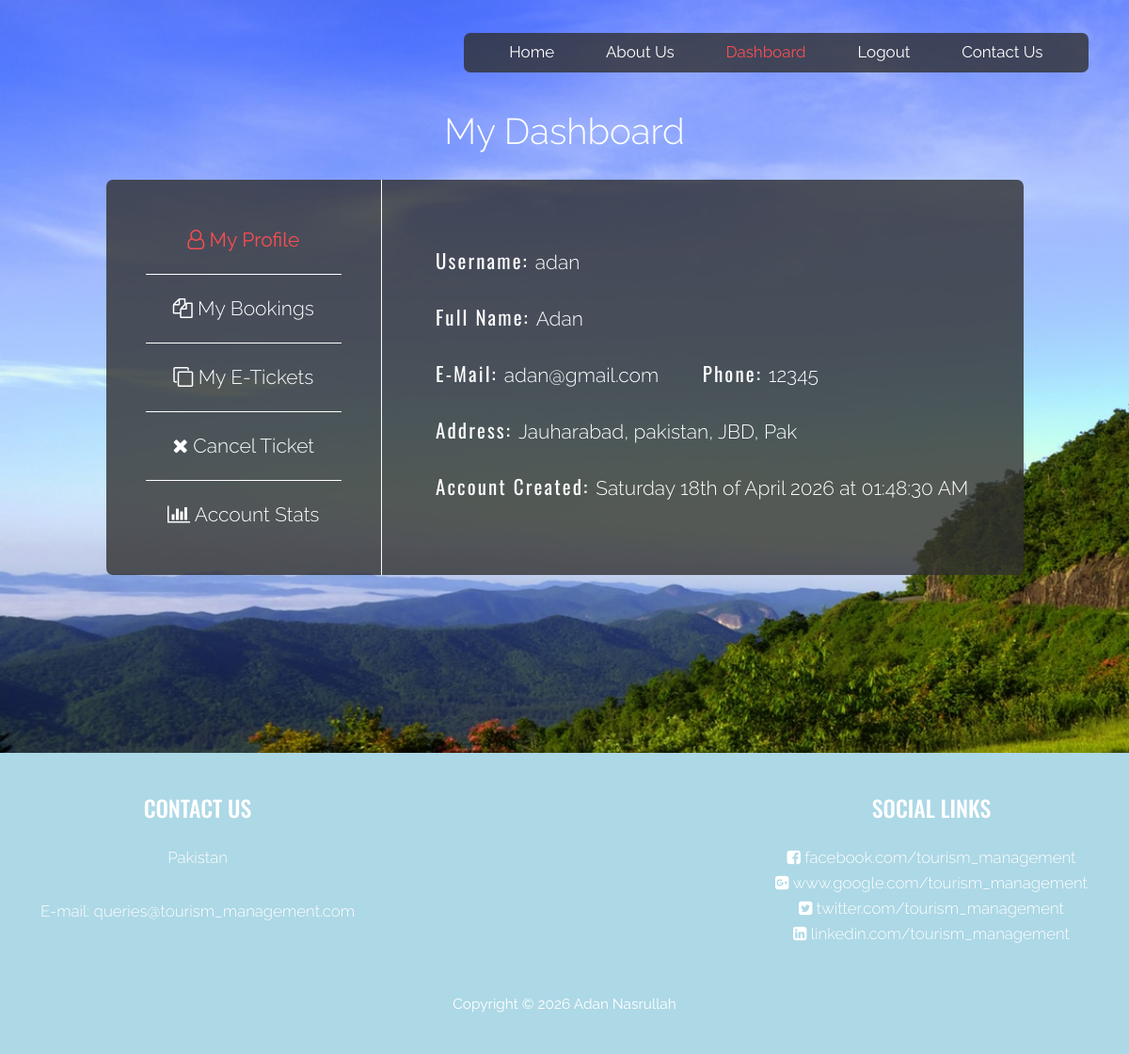
The page /userDashboardProfile.php (signed in) on the database its author committed.
### tables this page shows
CREATE TABLE `users` (
  `UserID` int(10) NOT NULL,
  `FullName` varchar(50) NOT NULL,
  `EMail` varchar(50) NOT NULL,
  `Phone` varchar(15) NOT NULL,
  `Username` varchar(200) NOT NULL,
  `Password` varchar(200) NOT NULL,
  `AddressLine1` varchar(50) NOT NULL,
  `AddressLine2` varchar(50) NOT NULL,
  `City` varchar(30) NOT NULL,
  `State` varchar(30) NOT NULL,
  `Date` varchar(50) NOT NULL
);

### userDashboardProfile.php (the view, shortened to what this page needs)
<!DOCTYPE html>
<html lang="en">
	<head>
    	<link href="css/main.css" rel="stylesheet">
    	<link href="css/bootstrap.min.css" rel="stylesheet">
    	<link href="css/bootstrap-select.css" rel="stylesheet">
		<link href="css/bootstrap-datetimepicker.css" rel="stylesheet">
    	<link href="https://maxcdn.bootstrapcdn.com/font-awesome/4.7.0/css/font-awesome.min.css" rel="stylesheet">
	</head>
	<?php
		$servername = "localhost";
		$username = "root";
		$password = "";
		$dbname = "travel";
		$conn = new mysqli($servername, $username, $password, $dbname);
	?>
	<body>
		<div class="container-fluid">
			<div class="col-sm-12 userDashboard text-center">
			<?php include("common/headerDashboardTransparentLoggedIn.php"); ?>
			<div class="col-sm-12">
				<div class="heading text-center">
					My Dashboard
				</div>
			</div>
			<div class="col-sm-1"></div>
			<div class="col-sm-3 containerBoxLeft">
				<div class="col-sm-12 menuContainer bottomBorder active">
					<span class="fa fa-user-o"></span> My Profile
				</div>
				<a href="userDashboardBookings.php">
				<div class="col-sm-12 menuContainer bottomBorder">
					<span class="fa fa-copy"></span> My Bookings
				</div>
				</a>
				<a href="userDashboardETickets.php">
				<div class="col-sm-12 menuContainer bottomBorder">
					<span class="fa fa-clone"></span> My E-Tickets
				</div>
				</a>
				<a href="userDashboardCancelTicket.php">
				<div class="col-sm-12 menuContainer bottomBorder">
					<span class="fa fa-close"></span> Cancel Ticket
				</div>
				</a>
				<a href="userDashboardAccountSettings.php">
				<div class="col-sm-12 menuContainer">
					<span class="fa fa-bar-chart"></span> Account Stats
				</div>
				</a>
			</div>
			<div class="col-sm-7 containerBoxRight text-left">
				<?php
					$user = $_SESSION["username"];
					$profileSQL = "SELECT * FROM `users` WHERE Username='$user'";
					$profileQuery = $conn->query($profileSQL);
					$row = $profileQuery ? $profileQuery->fetch_assoc() : null;
				?>
				<div class="col-sm-12 profile">
					<div class="col-sm-12 profileWrapper">
					<span class="tag">Username: </span><span class="content"><?php echo isset($row["Username"]) ? htmlspecialchars($row["Username"]) : 'N/A'; ?> </span>
					</div>
					<div class="col-sm-12 profileWrapper">
					<span class="tag">Full Name: </span><span class="content"><?php echo isset($row["FullName"]) ? htmlspecialchars($row["FullName"]) : 'N/A'; ?> </span>
					</div>
					<div class="col-sm-6 profileWrapper">
					<span class="tag">E-Mail: </span><span class="content"><?php echo isset($row["EMail"]) ? htmlspecialchars($row["EMail"]) : 'N/A'; ?> </span>
					</div>
					<div class="col-sm-6 profileWrapper">
					<span class="tag">Phone: </span><span class="content"><?php echo isset($row["Phone"]) ? htmlspecialchars($row["Phone"]) : 'N/A'; ?> </span>
					</div>
					<div class="col-sm-12 profileWrapper">
					<span class="tag">Address: </span><span class="content"><?php
						$address = '';
						if(isset($row["AddressLine1"])) $address .= $row["AddressLine1"];
						if(isset($row["AddressLine2"])) $address .= ", " . $row["AddressLine2"];
						if(isset($row["City"])) $address .= ", " . $row["City"];
						if(isset($row["State"])) $address .= ", " . $row["State"];
						echo !empty($address) ? htmlspecialchars($address) : 'N/A';
					?> </span>
					</div>
					<div class="col-sm-12 profileWrapper">
					<span class="tag">Account Created: </span><span class="content"><?php echo isset($row["Date"]) ? htmlspecialchars($row["Date"]) : 'N/A'; ?> </span>
					</div>
				</div>
			</div>
			<div class="col-sm-1"></div>
			</div>
		</div>
		<?php include("common/footer.php"); ?>
	</body>
</html>

### rows shown on the page
users: Username "adan", FullName "Adan", EMail "adan@gmail.com", Phone "12345", address "Jauharabad, pakistan, JBD, Pak", Date "Saturday 18th of April 2026 at 01:48:30 AM"
